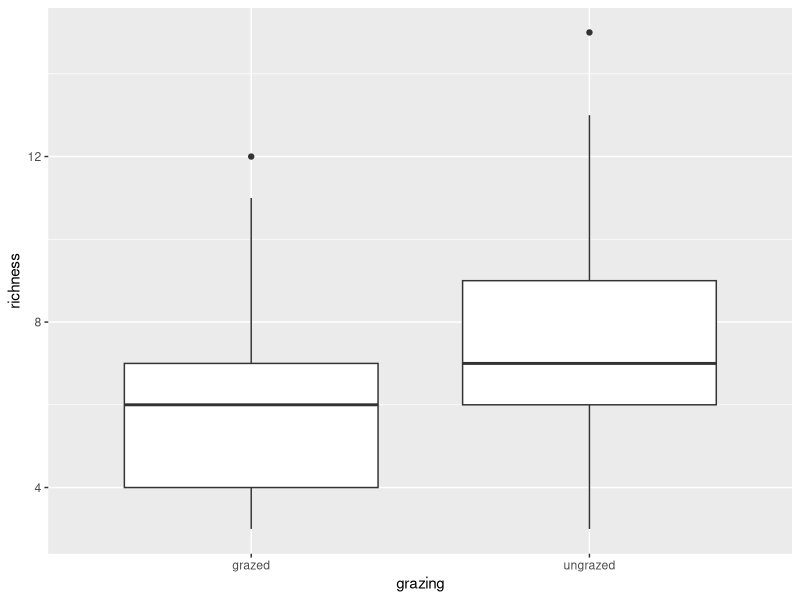
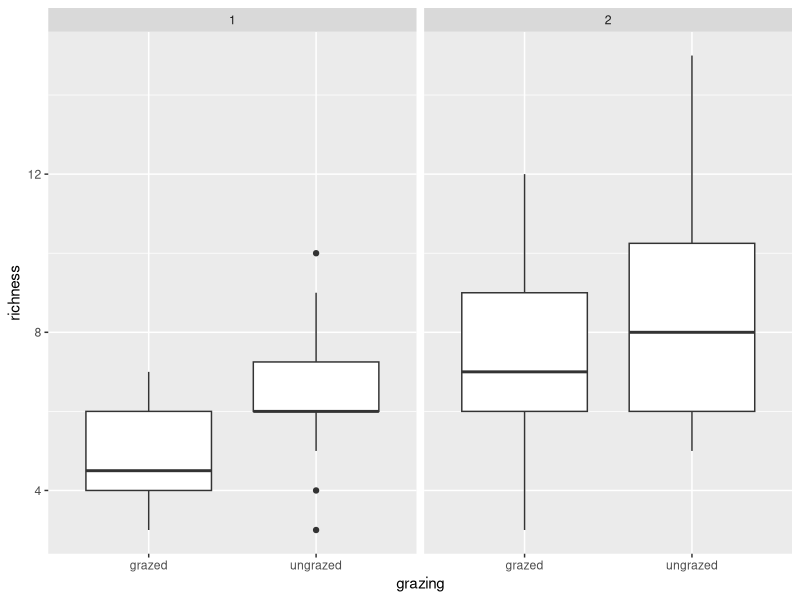
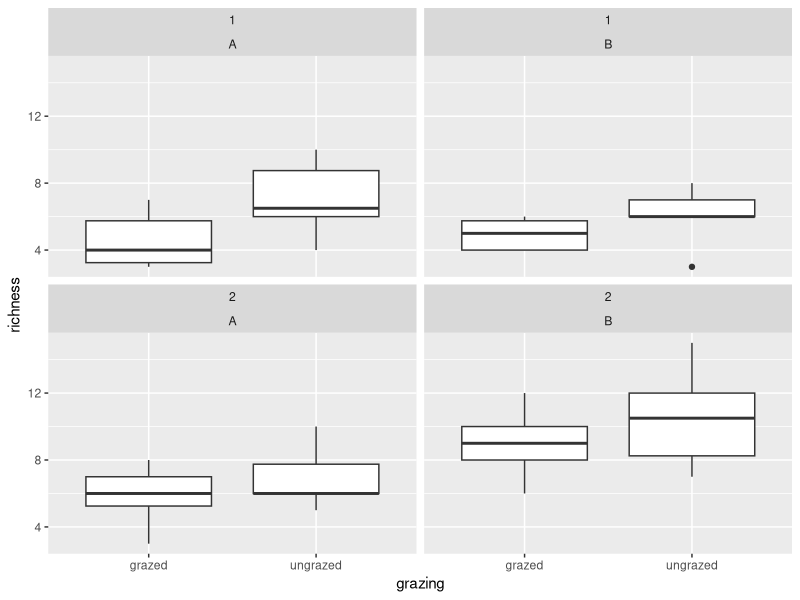
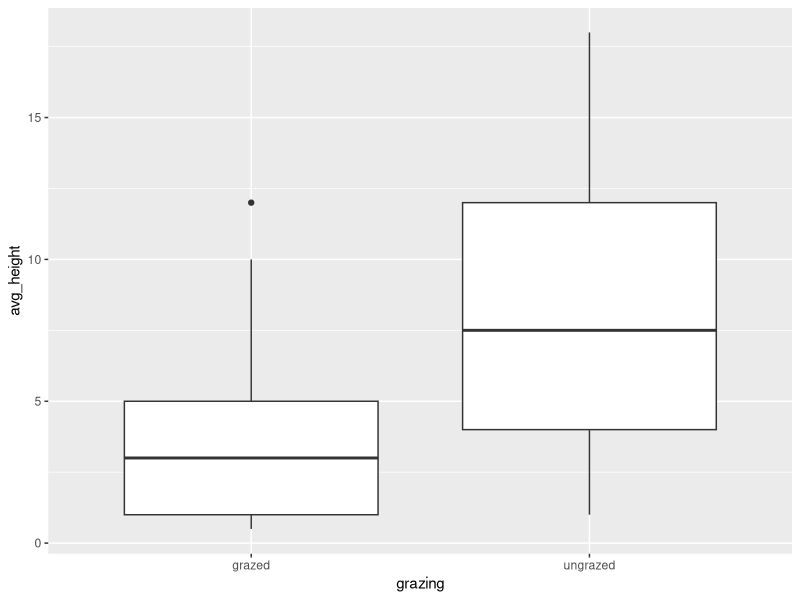
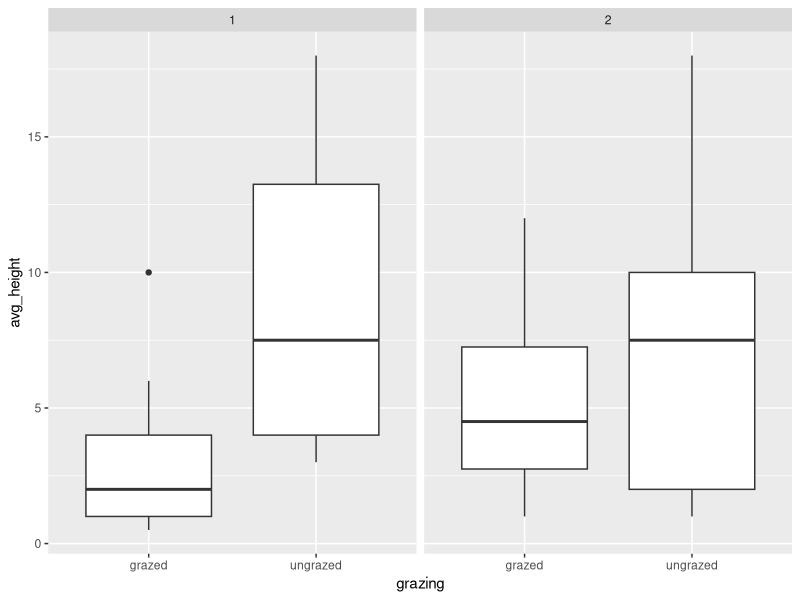
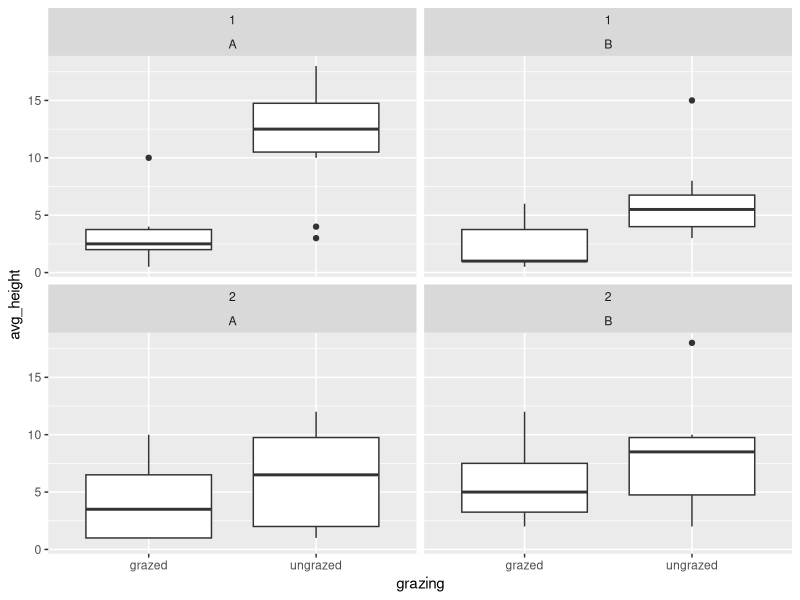
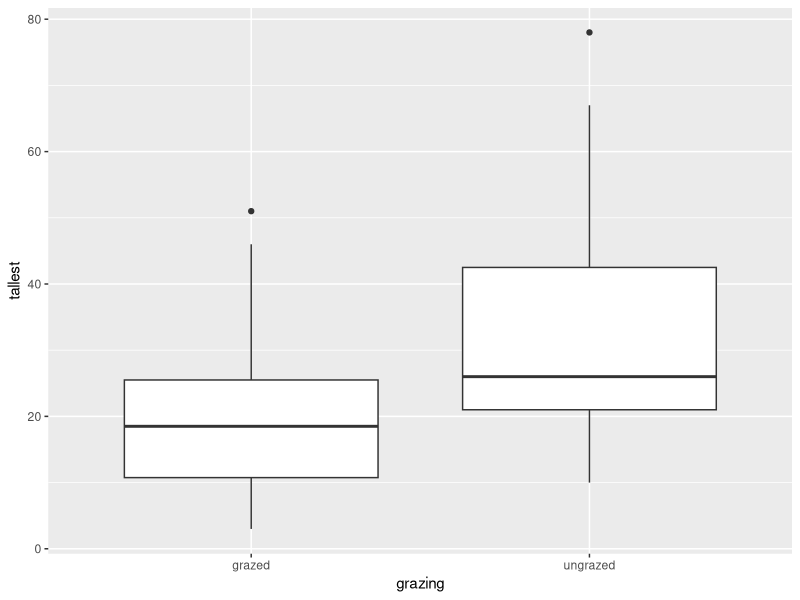
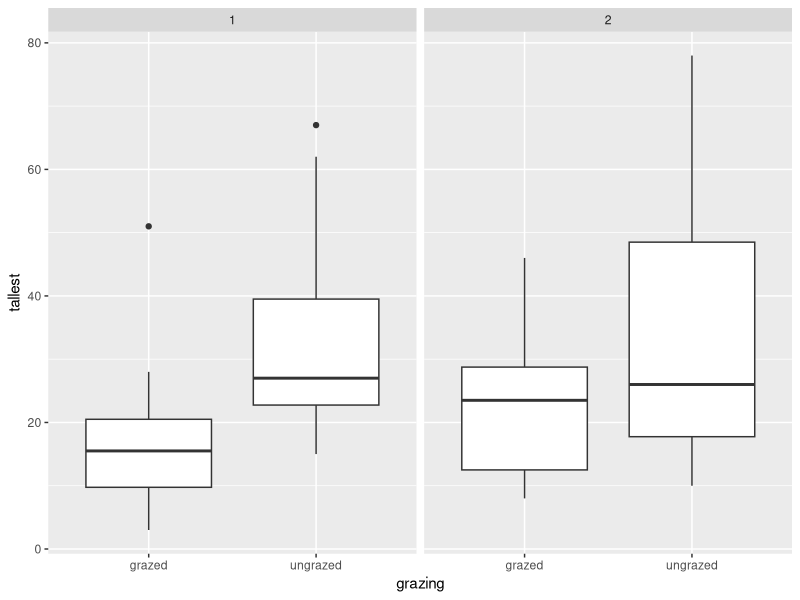

Write R code to recreate these figures, in order.
### Statistics for LE Project course
### Topic: effect of grazing in Stensjö's thinned forests on species richness
### Emma Gemal, Stockholm University 

## Library ----
library(tidyverse)
library(ggpubr)

## Loading the data ----
grazing <- read.csv("Data/full_data.csv", header = T)

str(grazing)   # site and plot are integers
summary(grazing)

### Data manipulation ----
grazing <- grazing %>% 
              mutate(site = as.character(site),
                     plot = as.factor(plot))
str(grazing)


### Preliminary visualization ---- 
## Species richness ---
# overall grazed vs. ungrazed 
ggplot(grazing, aes(x = grazing, y = richness)) +
  geom_boxplot()

# grazed vs. ungrazed per site (site 1 = more grazed, site 2 = less grazed)
ggplot(grazing, aes(x = grazing, y = richness)) +
  geom_boxplot() +
  facet_wrap(~site)

# per site and per transect
ggplot(grazing, aes(x = grazing, y = richness)) +
  geom_boxplot() +
  facet_wrap(~site + transect)

## Average vegetation height ---
# overall grazed vs. ungrazed 
ggplot(grazing, aes(x = grazing, y = avg_height)) +
  geom_boxplot()

# grazed vs. ungrazed per site (site 1 = more grazed, site 2 = less grazed)
ggplot(grazing, aes(x = grazing, y = avg_height)) +
  geom_boxplot() +
  facet_wrap(~site)

# per site and per transect 
ggplot(grazing, aes(x = grazing, y = avg_height)) +
  geom_boxplot() +
  facet_wrap(~site + transect)

## Tallest vegetation height ---
# overall grazed vs. ungrazed 
ggplot(grazing, aes(x = grazing, y = tallest)) +
  geom_boxplot()

# grazed vs. ungrazed per site (site 1 = more grazed, site 2 = less grazed)
ggplot(grazing, aes(x = grazing, y = tallest)) +
  geom_boxplot() +
  facet_wrap(~site)

# per site and per transect
ggplot(grazing, aes(x = grazing, y = tallest)) +
  geom_boxplot() +
  facet_wrap(~site + transect)

## Average height vs. richness ---
# grazed vs. ungrazed
ggplot(grazing, aes(x = avg_height, y = richness)) +
  geom_smooth(method = "lm") +
  geom_point() +
  facet_wrap(~grazing, scales = "free_x")

# per site
ggplot(grazing, aes(x = avg_height, y = richness)) +
  geom_smooth(method = "lm") +
  geom_point() +
  facet_wrap(~site)

# grazing response per site
ggplot(grazing, aes(x = avg_height, y = richness)) +
  geom_smooth(method = "lm") +
  geom_point() +
  facet_wrap(~site + grazing, scales = "free")


### Summary statistics ----
means <- grazing %>% 
            group_by(grazing, site, transect) %>% 
            summarize(avg.rich = mean(richness),
                      avg.height = mean(avg_height),
                      avg.tallest = mean(tallest),
                      sd.rich = sd(richness),
                      sd.height = sd(avg_height),
                      sd.tallest = sd(tallest),
                      median = median(richness, na.rm = TRUE),
                      IQR = IQR(richness, na.rm = TRUE))

n <- sqrt(20)  # 20 plots per site, 10 per transect
means_site <- means %>% 
                group_by(grazing, site) %>% 
                summarize(avg.rich = mean(avg.rich),
                          avg.height = mean(avg.height),
                          avg.tallest = mean(avg.tallest),
                          sd.rich = mean(sd.rich),
                          sd.height = mean(sd.height),
                          sd.tallest = mean(sd.tallest),
                          se.rich = mean((sd.rich/n)),
                          se.height = mean((sd.height/n)),
                          se.tallest = mean((sd.tallest/n)))
 
N <- sqrt(40)  # 40 plots in total per treatment (grazed vs. ungrazed)
means_total <- means %>% 
                  group_by(grazing) %>% 
                  summarize(avg.rich = mean(avg.rich),
                            avg.height = mean(avg.height),
                            avg.tallest = mean(avg.tallest),
                            sd.rich = mean(sd.rich),
                            sd.height = mean(sd.height),
                            sd.tallest = mean(sd.tallest),
                            se.rich = mean((sd.rich/N)),
                            se.height = mean((sd.height/N)),
                            se.tallest = mean((sd.tallest/N)))

# adding coefficient of variation
means_site <- means_site %>% 
                mutate(coef.rich = (sd.rich/avg.rich),
                       coef.height = (sd.height/avg.height),
                       coef.tall = (sd.tallest/avg.tallest))

means_total <- means_total %>% 
                  mutate(coef.rich = (sd.rich/avg.rich),
                         coef.height = (sd.height/avg.height),
                         coef.tall = (sd.tallest/avg.tallest))


### Statistics ----
## Species richness (total) ---
ggqqplot(grazing$richness)
shapiro.test(grazing$richness)   # p < 0.05 = not normal 

a <- grazing %>% 
        filter(grazing == "grazed")
b <- grazing %>% 
        filter(grazing == "ungrazed")

ggqqplot(a$richness)
shapiro.test(a$richness)   # p < 0.05 = not normal

ggqqplot(b$richness)
shapiro.test(b$richness)   # p < 0.05 = not normal 

# but will never be normal with this type of data = could just use t-test still 
  # is recommended by people on stack overflow at least (to stick with t-test)

# using a Wilcoxon test 
wilcox.test(richness ~ grazing, data = grazing)   # get a warning
  # p = 0.0045, W = 508

t.test(richness ~ grazing, data = grazing)
  # significant differences in richness (more species in ungrazed forest)
  # p = 0.005124, t = -2.8811, df = 77.402
  # grazed mean = 6.05, ungrazed mean = 7.60 species 


## Species richness (site) ---
t.test(richness ~ site, data = grazing)
  # significant differences between sites (fewer species in site 1 than site 2)
  # p = 1.317e-5, t = -4.7054, df = 66.851
  # site 1 mean = 5.65, site 2 mean = 8.00

# despite not being normal, still doing an ANOVA 
ano1 <- lm(richness ~ grazing*site, data = grazing)
summary(ano1)
anova(ano1)
  # no significant interaction = site does not affect grazing's effect on richness 
  # means that grazed vs ungrazed relationship doesn't differ between sites, it's still more
    # species in ungrazed than in grazed for both site 1 and 2

  # grazing: p = 0.001549 (significant effect of grazing)
  # site: p = 3.889e-6 (significant effect of site)
  # interaction: p = 0.4607 (not significant)


## Average vegetation height (total) ---
ggqqplot(grazing$avg_height)
shapiro.test(grazing$avg_height)   # p < 0.05 = not normal 

wilcox.test(avg_height ~ grazing, data = grazing)   # warning message
  # p = 4.858e-5, W = 379

t.test(avg_height ~ grazing, data = grazing)
  # significant difference in vegetation height with grazing (taller in ungrazed)
  # p = 1.822e-5, t = -4.6255, df = 65.243
  # grazed mean = 3.8125, ungrazed mean = 7.9750

## Average vegetation height (site) ---
t.test(avg_height ~ site, data = grazing)
  # no significant difference in vegetation height between sites 
  # p = 0.8733, t = -0.1599, df = 74.828
  # site 1 mean = 5.8125, site 2 mean = 5.9750 

ano2 <- lm(avg_height ~ grazing*site, data = grazing)
summary(ano2)
anova(ano2)
  # significant interaction, so the effect of grazing on height differs between sites 
  
  # grazing: p = 1.051e-5 (significant effect of grazing on vegetation height)
  # site: p = 0.85428 (no effect of site on vegetation height)
  # interaction: p = 0.02526 (grazing's effect on height differs significantly between sites)
    # can see from plots that site 1 = more of a difference between grazed v ungrazed, while
      # site 2 = closer in height between grazed and ungrazed sides 

# testing difference within sites
grazedA <- grazing %>%  
              filter(site == "1")
grazedB <- grazing %>% 
              filter(site == "2")

t.test(avg_height ~ grazing, data = grazedA)   # significant 
                                                  # p = 3.428e-5, t = -4.9597, df = 26.892
t.test(avg_height ~ grazing, data = grazedB)   # not significant 
                                                  # p = 0.09416, t = -1.7215, df = 34.352 


## Relationship between average height and richness ---
# not sure if it makes much ecological sense, but height may be taller for greater richness? 
lm1 <- lm(richness ~ avg_height, data = grazing)
summary(lm1)

lm2 <- lm(richness ~ avg_height*grazing, data = grazing)
summary(lm2)

lm3 <- lm(richness ~ avg_height*grazing*site, data = grazing)
summary(lm3)

lm4 <- lm(richness ~ avg_height*site, data = grazing)
summary(lm4)

AIC(lm1, lm2, lm3, lm4)  # lm4 = lowest AIC but more complex (lm2 is 2nd best I'd say)


## Tallest vegetation height (total) ---
ggqqplot(grazing$tallest)   # pretty good until the end...
shapiro.test(grazing$tallest)  # not normal 

wilcox.test(tallest ~ grazing, data = grazing)  # warning message
  # p = 0.0001941, W = 412.5

t.test(tallest ~ grazing, data = grazing)
  # significant difference in tallest vegetation with grazing (taller in ungrazed)
  # p = 0.000103, t = -4.1323, df = 66.223
  # grazed mean = 19.425, ungrazed mean = 32.575


## Tallest vegetation height (site) ---
t.test(tallest ~ site, data = grazing)
  # no significant difference in tallest plant between sites 

ano3 <- lm(tallest ~ grazing*site, data = grazing)
summary(ano3)
anova(ano3)
  # no significant interaction, so the effect of grazing on tallest vegetation does not 
    # differ between sites 
  # only grazing has a significant effect on maximum vegetation height 

  # grazing: p = 9.139e-5
  # site: p = 0.2748
  # interaction: p = 0.3733

